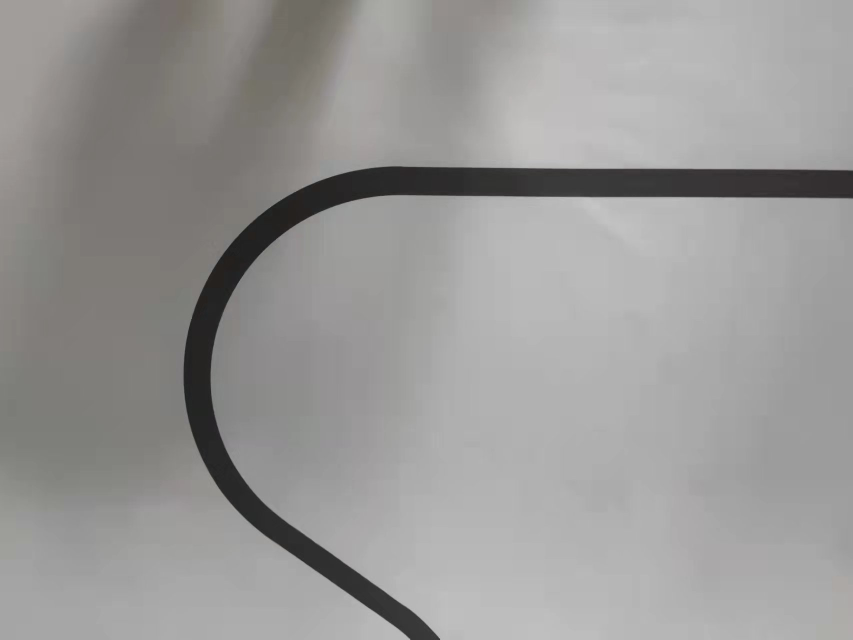
#> input picture experiment/5.jpg, 1705 x 1279 px (shown at 1/2 size)
$ python minmax_filter.py
#> lines starting #> are read from the running program, lines starting #| are printed output that depends on the picture; after the words box and inside, x2 and y2 are one past the last pixel; in counts of white or black regions, pixels touching at a corner belong together
#> further down, org is the input picture: shape (1279, 1705, 3); mean B, G, R 151, 152.2, 153.2
import cv2
import numpy as np
import matplotlib.pyplot as plt


def max_filtering(N, I_temp):
#> called with N = 100
    wall = np.full((I_temp.shape[0]+(N//2)*2, I_temp.shape[1]+(N//2)*2), -1)
    wall[(N//2):wall.shape[0]-(N//2), (N//2):wall.shape[1]-(N//2)] = I_temp.copy()
#> wall: shape (612, 612) int64; 172 distinct labels, from -1 to 197
    temp = np.full((I_temp.shape[0]+(N//2)*2, I_temp.shape[1]+(N//2)*2), -1)
    for y in range(0,wall.shape[0]):
        for x in range(0,wall.shape[1]):
            if wall[y,x]!=-1:
                window = wall[y-(N//2):y+(N//2)+1,x-(N//2):x+(N//2)+1]
                num = np.amax(window)
                temp[y,x] = num
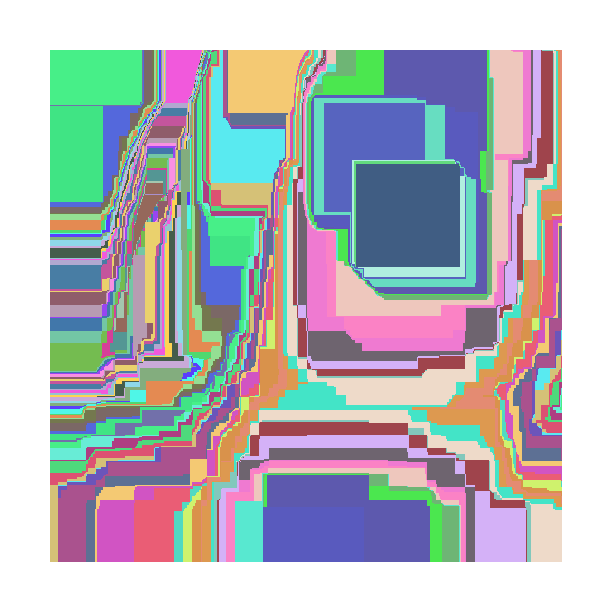
#> temp: shape (612, 612) int64; 71 distinct labels, from -1 to 197; one colour per label, 0 black, -1 white
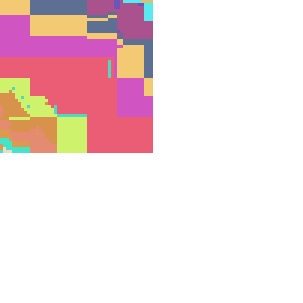
#> window: shape (101, 101) int64 (shown 3 times larger); 16 distinct labels, from -1 to 180; one colour per label, 0 black, -1 white
    A = temp[(N//2):wall.shape[0]-(N//2), (N//2):wall.shape[1]-(N//2)].copy()
#> A: shape (512, 512) int64; 70 distinct labels, from 128 to 197
    return A


def min_filtering(N, A):
#> called with N = 100
    wall_min = np.full((A.shape[0]+(N//2)*2, A.shape[1]+(N//2)*2), 300)
    wall_min[(N//2):wall_min.shape[0]-(N//2), (N//2):wall_min.shape[1]-(N//2)] = A.copy()
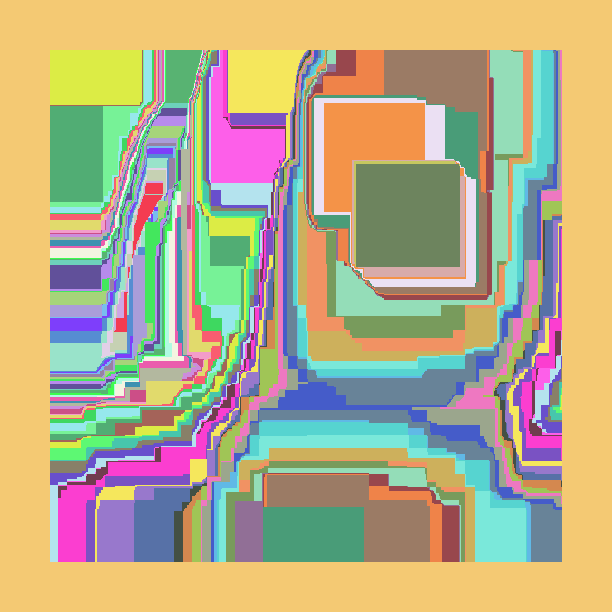
#> wall_min: shape (612, 612) int64; 71 distinct labels, from 128 to 300; one colour per label, 0 black
    temp_min = np.full((A.shape[0]+(N//2)*2, A.shape[1]+(N//2)*2), 300)
    for y in range(0,wall_min.shape[0]):
        for x in range(0,wall_min.shape[1]):
            if wall_min[y,x]!=300:
                window_min = wall_min[y-(N//2):y+(N//2)+1,x-(N//2):x+(N//2)+1]
                num_min = np.amin(window_min)
                temp_min[y,x] = num_min
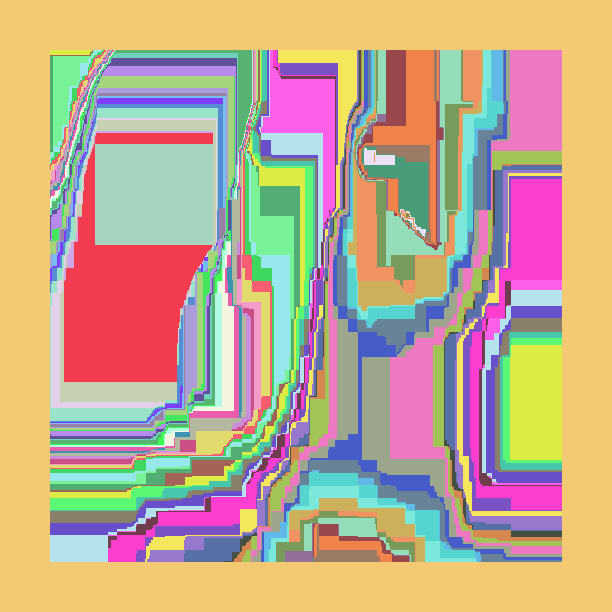
#> temp_min: shape (612, 612) int64; 71 distinct labels, from 128 to 300; one colour per label, 0 black
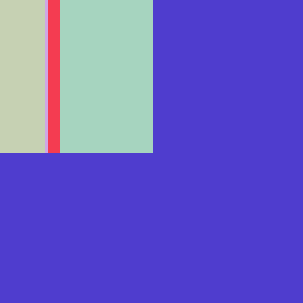
#> window_min: shape (101, 101) int64 (shown 3 times larger); 5 distinct labels, from 180 to 300; one colour per label, 0 black
    B = temp_min[(N//2):wall_min.shape[0]-(N//2), (N//2):wall_min.shape[1]-(N//2)].copy()
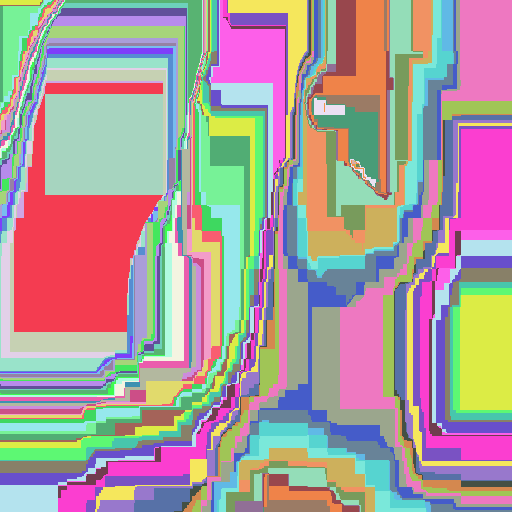
#> B: shape (512, 512) int64; 70 distinct labels, from 128 to 197; one colour per label, 0 black
    return B


def background_subtraction(I, B):
    O = I - B
    norm_img = cv2.normalize(O, None, 0, 255, norm_type=cv2.NORM_MINMAX)
    return norm_img


import time
start = time.time()
image = './experiment/5.jpg'
org = cv2.imread(image)
org = cv2.resize(org, (512, 512))
gray = cv2.cvtColor(org, cv2.COLOR_BGR2GRAY)
img = max_filtering(100, gray)
back = min_filtering(100, img)
processed = background_subtraction(gray, back)
processed = np.clip(processed, 0, 255)
processed = np.array(processed, np.uint8)
ret3, th3 = cv2.threshold(processed, 0, 255, cv2.THRESH_BINARY + cv2.THRESH_OTSU)
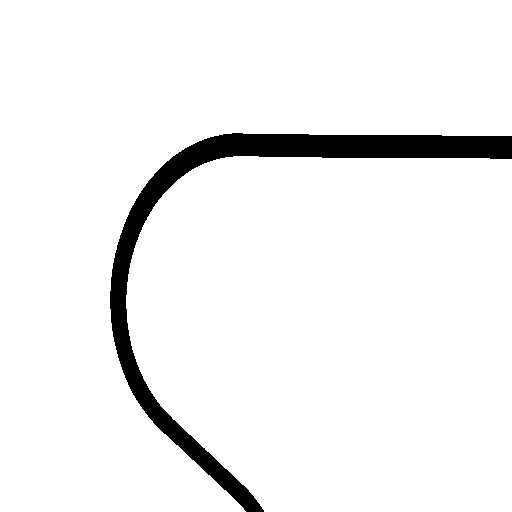
#> th3: shape (512, 512); 94.4% white; 1 black region, box (x1, y1, x2, y2) and area: (110, 133, 512, 512) 14620
#> ret3 = 148
print(time.time() - start)

plt.subplot(2, 2, 1), plt.imshow(gray, cmap="gray")
plt.title("org"), plt.xticks([]), plt.yticks([])
plt.subplot(2, 2, 2), plt.imshow(back, cmap="gray")
plt.title("background"), plt.xticks([]), plt.yticks([])
plt.subplot(2, 2, 3), plt.imshow(processed, cmap="gray")
plt.title("norm"), plt.xticks([]), plt.yticks([])
plt.subplot(2, 2, 4), plt.imshow(th3, cmap="gray")
plt.title("result"), plt.xticks([]), plt.yticks([])

plt.show()

$ run again, with experiment/1.jpg copied over experiment/5.jpg
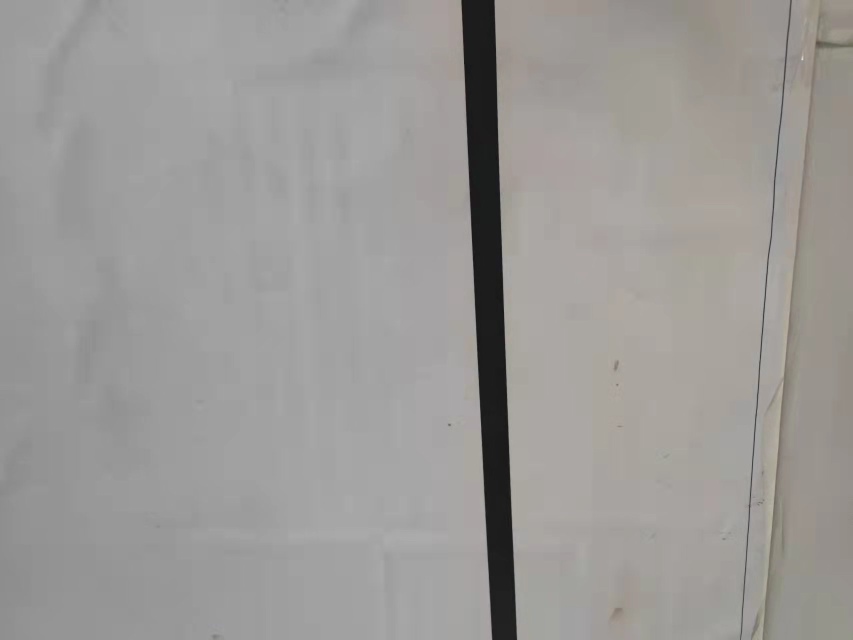
#> input picture experiment/1.jpg, 1705 x 1279 px (shown at 1/2 size)
#> org is the input picture: shape (1279, 1705, 3); mean B, G, R 151.1, 153.5, 155.5
#> org: shape (512, 512, 3)
#> wall: shape (612, 612) int64; 162 distinct labels, from -1 to 195
#> A: shape (512, 512) int64; 31 distinct labels, from 149 to 195
#> wall_min: shape (612, 612) int64; 32 distinct labels, from 149 to 300
#> after the loop in min_filtering, `for y in range(0,wall_min.shape[0]):`:
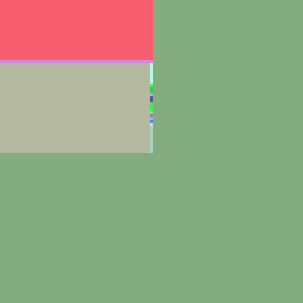
#> window_min: shape (101, 101) int64 (shown 3 times larger); 16 distinct labels, from 149 to 300; one colour per label, 0 black
#> B: shape (512, 512) int64; 31 distinct labels, from 149 to 195
#> `ret3, th3 = cv2.threshold(processed, 0, 255, cv2.THRESH_BINARY + cv2.T..`:
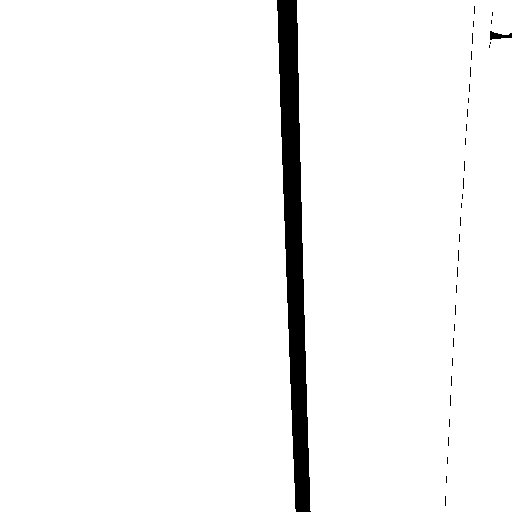
#> th3: shape (512, 512); 96.5% white; 36 black regions (34 under 20 px), largest, box (x1, y1, x2, y2) and area: (277, 0, 311, 512) 8820, (490, 31, 512, 40) 110
#> ret3 = 135

$ run again, with experiment/10.jpg copied over experiment/5.jpg
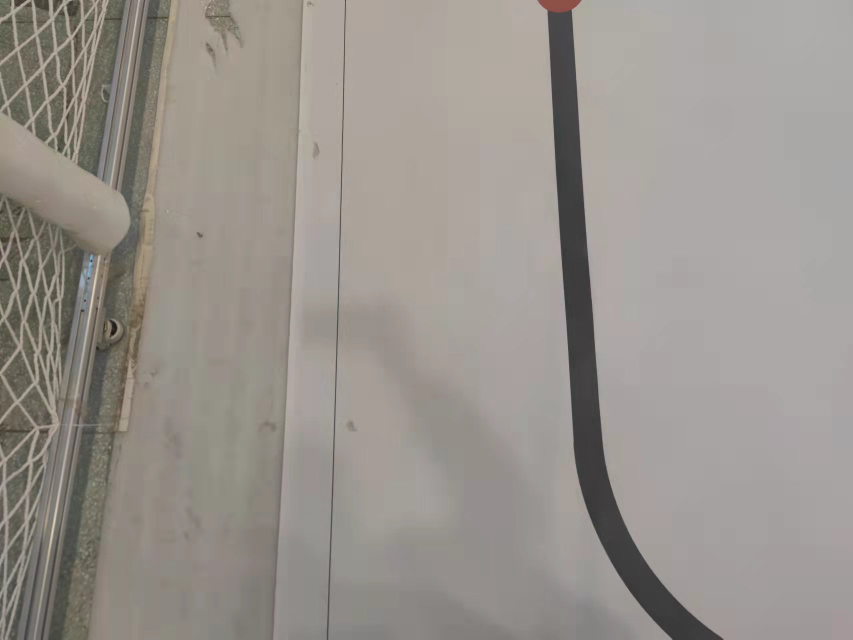
#> input picture experiment/10.jpg, 1706 x 1279 px (shown at 1/2 size)
#> org is the input picture: shape (1279, 1706, 3); mean B, G, R 141.3, 147.3, 152.6
#> org: shape (512, 512, 3)
#> A: shape (512, 512) int64; 67 distinct labels, from 142 to 217
#> wall_min: shape (612, 612) int64; 68 distinct labels, from 142 to 300
#> after the loop in min_filtering, `for y in range(0,wall_min.shape[0]):`:
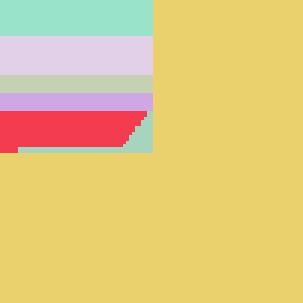
#> window_min: shape (101, 101) int64 (shown 3 times larger); 7 distinct labels, from 159 to 300; one colour per label, 0 black
#> B: shape (512, 512) int64; 67 distinct labels, from 142 to 217
#> `ret3, th3 = cv2.threshold(processed, 0, 255, cv2.THRESH_BINARY + cv2.T..`:
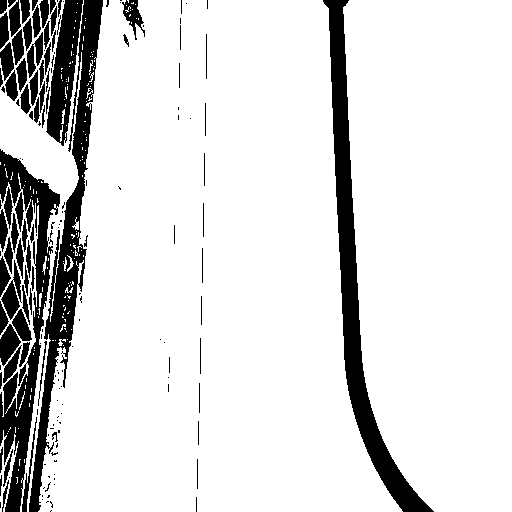
#> th3: shape (512, 512); 86.3% white; 164 black regions (86 under 20 px), largest, box (x1, y1, x2, y2) and area: (323, 0, 434, 512) 9056, (29, 0, 103, 512) 7786, (0, 149, 60, 512) 6477
#> ret3 = 171

$ run again, with experiment/11.jpg copied over experiment/5.jpg
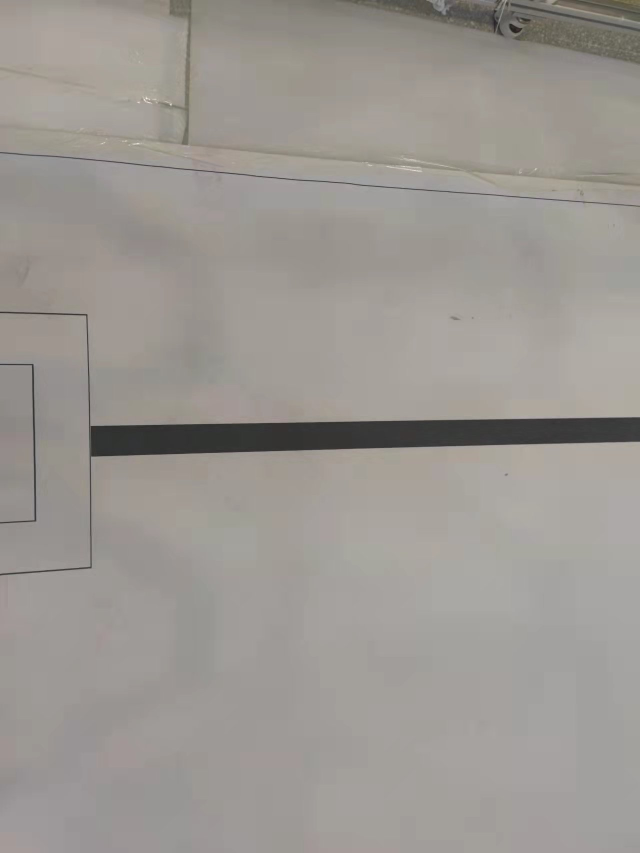
#> input picture experiment/11.jpg, 1279 x 1706 px (shown at 1/2 size)
#> org is the input picture: shape (1706, 1279, 3); mean B, G, R 146.3, 151.4, 155.6
#> org: shape (512, 512, 3)
#> wall: shape (612, 612) int64; 178 distinct labels, from -1 to 222
#> A: shape (512, 512) int64; 57 distinct labels, from 149 to 222
#> wall_min: shape (612, 612) int64; 58 distinct labels, from 149 to 300
#> B: shape (512, 512) int64; 57 distinct labels, from 149 to 222
#> `ret3, th3 = cv2.threshold(processed, 0, 255, cv2.THRESH_BINARY + cv2.T..`:
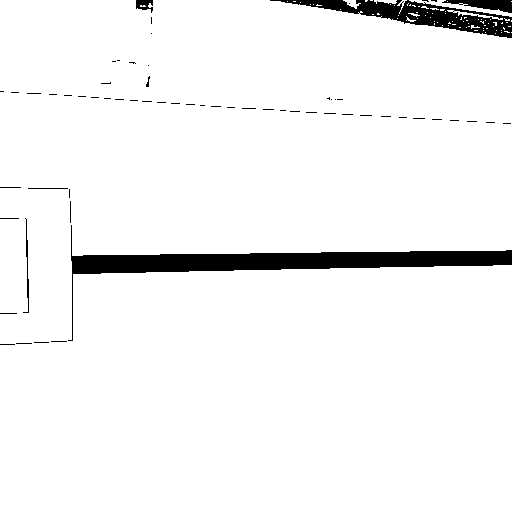
#> th3: shape (512, 512); 95.5% white; 63 black regions (54 under 20 px), largest, box (x1, y1, x2, y2) and area: (68, 225, 512, 341) 7349, (270, 0, 512, 38) 3189, (442, 0, 512, 13) 506
#> ret3 = 162
